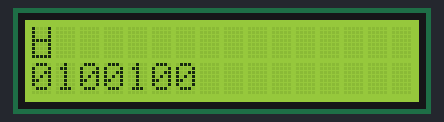
Simulated run of this sketch. Board: Arduino Uno, built with avr-gcc and run on an emulated ATmega328P. On the bench: 16×2 character LCD.

Above: at 0.33 s.
At 1.64 s:
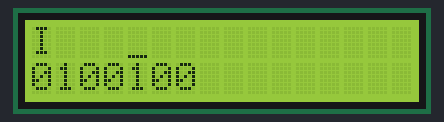
At 2.63 s:
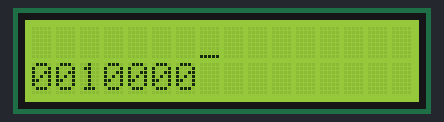
At 4.92 s:
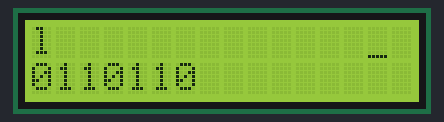
At 7.21 s:
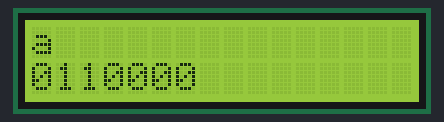
At 9.6 s:
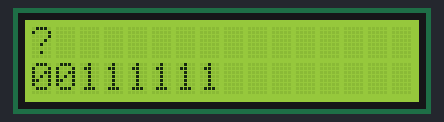

The sketch:

transmitter.ino
```cpp
#include <LiquidCrystal.h>
#include <Wire.h>

// Transmit rate in bps
#define TX_RATE 24
#define DELAY 500 / TX_RATE

#define TX_CLOCK 2
#define TX_DATA 3

#define LCD_D4 6
#define LCD_D5 7
#define LCD_D6 8
#define LCD_D7 9
#define LCD_RS 4
#define LCD_EN 5

LiquidCrystal lcd(LCD_RS, LCD_EN, LCD_D4, LCD_D5, LCD_D6, LCD_D7);

void setup() {
  pinMode(TX_DATA, OUTPUT);
  pinMode(TX_CLOCK, OUTPUT);

  // Initialize the LCD screen
  lcd.begin(16, 2);
  sendASCII("Hi, I'm Michael. How are you?");
  uint16_t ham = hamming(65);
}


// receives a message with 11 least-significant bits containing the data
uint16_t hamming(uint16_t message) {
  // BIT # 0 1 2 3 4 5 6 7 8 9 a b c d e f
  // DATA  1 0 0 0 0 0 1 1 0 1 1
  // HAMM  x x x x x x x x x x x p p p p P
  uint16_t result = 0;

  return result;
}

void loop() {}

void sendASCII(const char* message) {

  for (int i = 0; i < strlen(message); i++) {
    lcd.setCursor(0, 0);
    lcd.print(message[i]);
    byte tx_byte = message[i];

    lcd.noCursor();
    lcd.setCursor(0, 1);
    lcd.print("        ");
    lcd.setCursor(i, 0);
    lcd.cursor();

    for (int j = 0; j < 8; j++) {
      bool tx_bit = tx_byte & (0x80 >> j);

      digitalWrite(TX_DATA, tx_bit);
      delay(DELAY);

      // Update LCD
      lcd.noCursor();
      lcd.setCursor(j, 1);
      lcd.print(tx_bit, BIN);
      lcd.setCursor(i, 0); // TODO lcd autoscroll, print char, move cursor
      lcd.cursor();

      digitalWrite(TX_CLOCK, HIGH);
      delay(DELAY);
      digitalWrite(TX_CLOCK, LOW);
    }
  }
  digitalWrite(TX_DATA, LOW);
}
```
